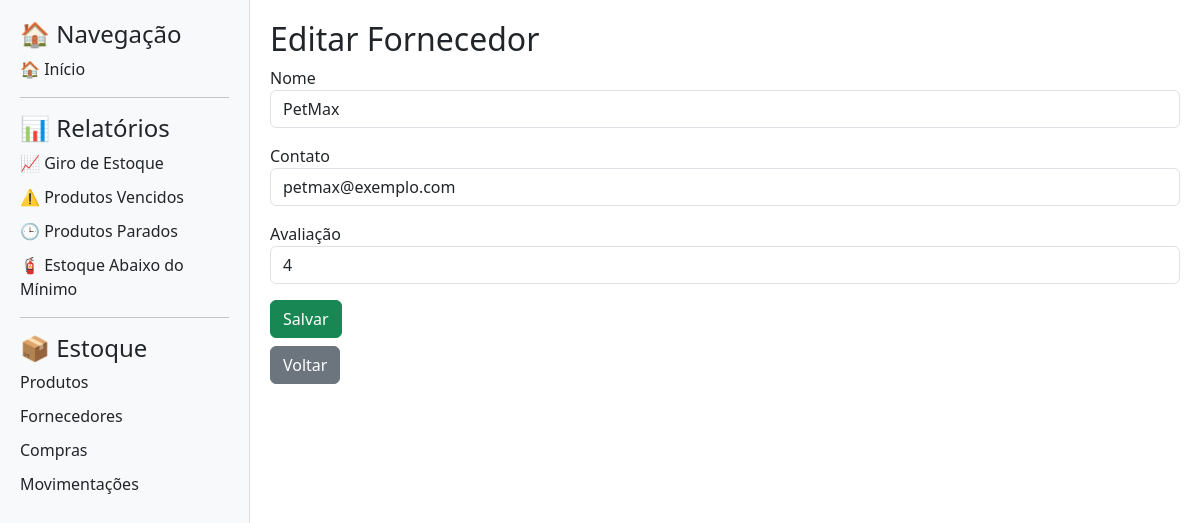
The page /fornecedores/1/editar on the database its author committed.
### app/models.py (models this page shows)
class Fornecedor(db.Model):
    id = db.Column(db.Integer, primary_key=True)
    nome = db.Column(db.String(100), nullable=False)
    contato = db.Column(db.String(100))
    avaliacao = db.Column(db.Integer)

### app/routes.py (the view)
@app.route("/fornecedores/<int:id>/editar", methods=["GET", "POST"])
def editar_fornecedor(id):
    fornecedor = Fornecedor.query.get_or_404(id)
    form = FornecedorForm(obj=fornecedor)
    if form.validate_on_submit():
        form.populate_obj(fornecedor)
        db.session.commit()
        flash("Fornecedor atualizado com sucesso!", "success")
        return redirect(url_for("listar_fornecedores"))
    return render_template("fornecedor_form.html", form=form, titulo="Editar Fornecedor")

### app/forms.py
class FornecedorForm(FlaskForm):
    nome = StringField('Nome', validators=[DataRequired()])
    contato = StringField('Contato')
    avaliacao = IntegerField('Avaliação')
    submit = SubmitField('Salvar')

### app/templates/fornecedor_form.html (shortened to what this page needs)
{% extends 'base.html' %}
{% block content %}
<h2>{{ titulo }}</h2>
<form method="POST">
    <div class="mb-3">
        {{ form.nome.label }} {{ form.nome(class="form-control") }}
    </div>
    <div class="mb-3">
        {{ form.contato.label }} {{ form.contato(class="form-control") }}
    </div>
    <div class="mb-3">
        {{ form.avaliacao.label }} {{ form.avaliacao(class="form-control") }}
    </div>
    {{ form.submit(class="btn btn-success") }}
</form>
<a href="{{ url_for('listar_fornecedores') }}" class="btn btn-secondary mt-2">Voltar</a>
{% endblock %}

### app/static/style.css (style rules this page uses)
body { display: flex; }

### rows shown on the page
Fornecedor: nome "PetMax", contato "petmax@exemplo.com", avaliacao "4"

### other values the page prints
{{ titulo }} "Editar Fornecedor"
